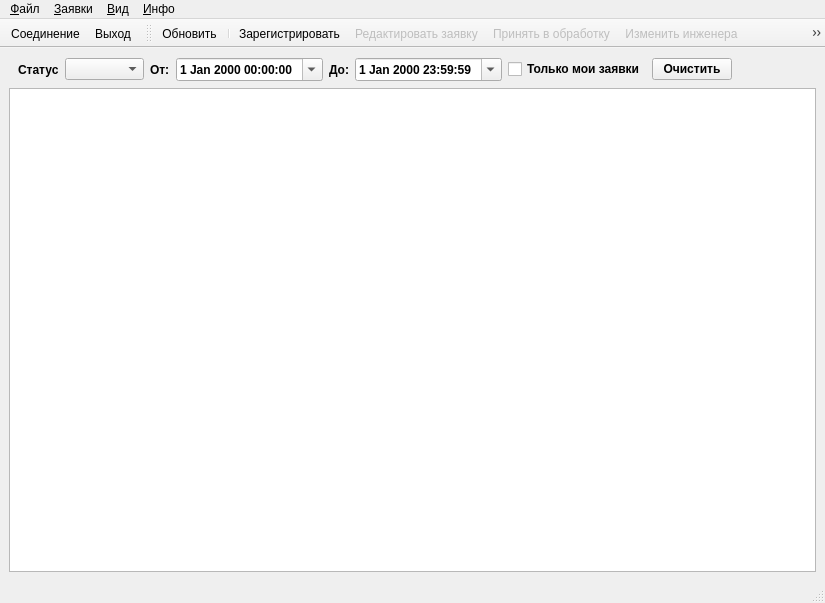
<?xml version="1.0" encoding="UTF-8"?>
<ui version="4.0">
 <class>MainWindow</class>
 <widget class="QMainWindow" name="MainWindow">
  <property name="geometry">
   <rect>
    <x>0</x>
    <y>0</y>
    <width>825</width>
    <height>603</height>
   </rect>
  </property>
  <property name="windowTitle">
   <string>Регистрация и выполнение заявок</string>
  </property>
  <property name="windowIcon">
   <iconset resource="../Res.qrc">
    <normaloff>:/icons/Icons/three-bars.ico</normaloff>:/icons/Icons/three-bars.ico</iconset>
  </property>
  <widget class="QWidget" name="centralwidget">
   <property name="autoFillBackground">
    <bool>false</bool>
   </property>
   <layout class="QVBoxLayout" name="verticalLayout">
    <item>
     <widget class="QWidget" name="filter_Widget" native="true">
      <property name="font">
       <font>
        <pointsize>9</pointsize>
        <weight>75</weight>
        <bold>true</bold>
       </font>
      </property>
      <layout class="QHBoxLayout" name="horizontalLayout">
       <property name="topMargin">
        <number>1</number>
       </property>
       <property name="bottomMargin">
        <number>1</number>
       </property>
       <item>
        <widget class="QLabel" name="lbl_fStatus">
         <property name="text">
          <string>Статус</string>
         </property>
         <property name="buddy">
          <cstring>cb_fStatus</cstring>
         </property>
        </widget>
       </item>
       <item>
        <widget class="QComboBox" name="cb_fStatus"/>
       </item>
       <item>
        <widget class="QLabel" name="lbl_fBeginDate">
         <property name="text">
          <string>От:</string>
         </property>
         <property name="buddy">
          <cstring>ded_fBeginDate</cstring>
         </property>
        </widget>
       </item>
       <item>
        <widget class="QDateTimeEdit" name="ded_fBeginDate">
         <property name="sizePolicy">
          <sizepolicy hsizetype="Preferred" vsizetype="Fixed">
           <horstretch>0</horstretch>
           <verstretch>0</verstretch>
          </sizepolicy>
         </property>
         <property name="calendarPopup">
          <bool>true</bool>
         </property>
        </widget>
       </item>
       <item>
        <widget class="QLabel" name="lbl_fEndDate">
         <property name="text">
          <string>До:</string>
         </property>
         <property name="buddy">
          <cstring>ded_fEndDate</cstring>
         </property>
        </widget>
       </item>
       <item>
        <widget class="QDateTimeEdit" name="ded_fEndDate">
         <property name="sizePolicy">
          <sizepolicy hsizetype="Preferred" vsizetype="Fixed">
           <horstretch>0</horstretch>
           <verstretch>0</verstretch>
          </sizepolicy>
         </property>
         <property name="time">
          <time>
           <hour>23</hour>
           <minute>59</minute>
           <second>59</second>
          </time>
         </property>
         <property name="calendarPopup">
          <bool>true</bool>
         </property>
        </widget>
       </item>
       <item>
        <widget class="QCheckBox" name="cb_OnlyResp">
         <property name="text">
          <string>Только мои заявки</string>
         </property>
        </widget>
       </item>
       <item>
        <widget class="QPushButton" name="pb_FilterClear">
         <property name="text">
          <string>Очистить</string>
         </property>
        </widget>
       </item>
       <item>
        <spacer name="spacer_Filter">
         <property name="orientation">
          <enum>Qt::Horizontal</enum>
         </property>
         <property name="sizeType">
          <enum>QSizePolicy::MinimumExpanding</enum>
         </property>
         <property name="sizeHint" stdset="0">
          <size>
           <width>40</width>
           <height>20</height>
          </size>
         </property>
        </spacer>
       </item>
      </layout>
     </widget>
    </item>
    <item>
     <widget class="QTableView" name="tbl_Requests">
      <property name="font">
       <font>
        <family>MS Shell Dlg 2</family>
        <pointsize>10</pointsize>
        <weight>50</weight>
        <bold>false</bold>
       </font>
      </property>
      <property name="contextMenuPolicy">
       <enum>Qt::NoContextMenu</enum>
      </property>
      <property name="editTriggers">
       <set>QAbstractItemView::NoEditTriggers</set>
      </property>
      <property name="alternatingRowColors">
       <bool>false</bool>
      </property>
      <property name="selectionMode">
       <enum>QAbstractItemView::SingleSelection</enum>
      </property>
      <property name="selectionBehavior">
       <enum>QAbstractItemView::SelectRows</enum>
      </property>
      <property name="sortingEnabled">
       <bool>true</bool>
      </property>
      <attribute name="horizontalHeaderVisible">
       <bool>false</bool>
      </attribute>
      <attribute name="horizontalHeaderCascadingSectionResizes">
       <bool>false</bool>
      </attribute>
      <attribute name="horizontalHeaderStretchLastSection">
       <bool>false</bool>
      </attribute>
      <attribute name="verticalHeaderVisible">
       <bool>false</bool>
      </attribute>
     </widget>
    </item>
   </layout>
  </widget>
  <widget class="QMenuBar" name="menubar">
   <property name="enabled">
    <bool>true</bool>
   </property>
   <property name="geometry">
    <rect>
     <x>0</x>
     <y>0</y>
     <width>825</width>
     <height>19</height>
    </rect>
   </property>
   <property name="font">
    <font>
     <family>MS Shell Dlg 2</family>
     <weight>50</weight>
     <bold>false</bold>
    </font>
   </property>
   <property name="defaultUp">
    <bool>false</bool>
   </property>
   <property name="nativeMenuBar">
    <bool>true</bool>
   </property>
   <widget class="QMenu" name="menu_File">
    <property name="font">
     <font>
      <family>MS Shell Dlg 2</family>
      <weight>50</weight>
      <bold>false</bold>
     </font>
    </property>
    <property name="title">
     <string>&amp;Файл</string>
    </property>
    <addaction name="act_DBConnection"/>
    <addaction name="separator"/>
    <addaction name="act_Exit"/>
   </widget>
   <widget class="QMenu" name="menuRequests">
    <property name="font">
     <font>
      <family>MS Shell Dlg 2</family>
      <weight>50</weight>
      <bold>false</bold>
     </font>
    </property>
    <property name="title">
     <string>&amp;Заявки</string>
    </property>
    <widget class="QMenu" name="menu_RegEdit">
     <property name="title">
      <string>Заявка</string>
     </property>
     <addaction name="act_Register"/>
     <addaction name="act_ReqEdit"/>
    </widget>
    <widget class="QMenu" name="menu_Eng">
     <property name="title">
      <string>Процесс</string>
     </property>
     <addaction name="act_AcceptRequest"/>
     <addaction name="act_ChangeEngineer"/>
     <addaction name="act_ChangeStatus"/>
    </widget>
    <widget class="QMenu" name="menu_Close">
     <property name="title">
      <string>Журнал</string>
     </property>
     <addaction name="act_History"/>
    </widget>
    <widget class="QMenu" name="menu_Data">
     <property name="title">
      <string>Данные</string>
     </property>
     <addaction name="act_SetCost"/>
    </widget>
    <addaction name="act_Refresh"/>
    <addaction name="separator"/>
    <addaction name="menu_RegEdit"/>
    <addaction name="separator"/>
    <addaction name="menu_Eng"/>
    <addaction name="separator"/>
    <addaction name="menu_Data"/>
    <addaction name="menu_Close"/>
    <addaction name="act_ReqClose"/>
   </widget>
   <widget class="QMenu" name="menu_View">
    <property name="font">
     <font>
      <family>MS Shell Dlg 2</family>
      <weight>50</weight>
      <bold>false</bold>
     </font>
    </property>
    <property name="title">
     <string>&amp;Вид</string>
    </property>
    <widget class="QMenu" name="menu_Columns">
     <property name="font">
      <font>
       <family>MS Shell Dlg 2</family>
       <weight>50</weight>
       <bold>false</bold>
      </font>
     </property>
     <property name="title">
      <string>Столбцы</string>
     </property>
     <addaction name="act_ColNumber"/>
     <addaction name="act_ColContext"/>
     <addaction name="act_ColComment"/>
     <addaction name="act_ColType"/>
     <addaction name="act_ColObject"/>
     <addaction name="act_ColAddress"/>
     <addaction name="act_ColPerson"/>
     <addaction name="act_ColTel"/>
     <addaction name="act_ColEmail"/>
     <addaction name="act_ColData"/>
     <addaction name="act_ColStatus"/>
     <addaction name="act_ColUser"/>
     <addaction name="act_ColEng"/>
     <addaction name="act_ColMCost"/>
     <addaction name="act_ColWCost"/>
     <addaction name="act_ColSum"/>
     <addaction name="separator"/>
     <addaction name="act_ColAll"/>
    </widget>
    <addaction name="menu_Columns"/>
   </widget>
   <widget class="QMenu" name="menu_6">
    <property name="font">
     <font>
      <family>MS Shell Dlg 2</family>
      <weight>50</weight>
      <bold>false</bold>
     </font>
    </property>
    <property name="tearOffEnabled">
     <bool>false</bool>
    </property>
    <property name="title">
     <string>&amp;Инфо</string>
    </property>
    <property name="separatorsCollapsible">
     <bool>false</bool>
    </property>
    <addaction name="act_About"/>
    <addaction name="separator"/>
    <addaction name="act_AboutQT"/>
   </widget>
   <addaction name="menu_File"/>
   <addaction name="menuRequests"/>
   <addaction name="menu_View"/>
   <addaction name="menu_6"/>
  </widget>
  <widget class="QStatusBar" name="statusbar"/>
  <widget class="QToolBar" name="toolBarMain">
   <property name="windowTitle">
    <string>Основная панель инструментов</string>
   </property>
   <property name="movable">
    <bool>false</bool>
   </property>
   <property name="allowedAreas">
    <set>Qt::TopToolBarArea</set>
   </property>
   <property name="toolButtonStyle">
    <enum>Qt::ToolButtonIconOnly</enum>
   </property>
   <property name="floatable">
    <bool>false</bool>
   </property>
   <attribute name="toolBarArea">
    <enum>TopToolBarArea</enum>
   </attribute>
   <attribute name="toolBarBreak">
    <bool>false</bool>
   </attribute>
   <addaction name="act_DBConnection"/>
   <addaction name="act_Exit"/>
  </widget>
  <widget class="QToolBar" name="toolBarOrder">
   <property name="windowTitle">
    <string>Панель работы с заявками</string>
   </property>
   <property name="layoutDirection">
    <enum>Qt::LeftToRight</enum>
   </property>
   <property name="autoFillBackground">
    <bool>false</bool>
   </property>
   <property name="allowedAreas">
    <set>Qt::TopToolBarArea</set>
   </property>
   <property name="toolButtonStyle">
    <enum>Qt::ToolButtonIconOnly</enum>
   </property>
   <property name="floatable">
    <bool>false</bool>
   </property>
   <attribute name="toolBarArea">
    <enum>TopToolBarArea</enum>
   </attribute>
   <attribute name="toolBarBreak">
    <bool>false</bool>
   </attribute>
   <addaction name="act_Refresh"/>
   <addaction name="separator"/>
   <addaction name="act_Register"/>
   <addaction name="act_ReqEdit"/>
   <addaction name="act_AcceptRequest"/>
   <addaction name="act_ChangeEngineer"/>
   <addaction name="act_ChangeStatus"/>
   <addaction name="act_SetCost"/>
   <addaction name="act_History"/>
   <addaction name="act_ReqClose"/>
   <addaction name="separator"/>
   <addaction name="act_Filter"/>
  </widget>
  <action name="act_DBConnection">
   <property name="icon">
    <iconset resource="../Res.qrc">
     <normaloff>:/icons/Icons/Data_settings.ico</normaloff>:/icons/Icons/Data_settings.ico</iconset>
   </property>
   <property name="text">
    <string>Сое&amp;динение</string>
   </property>
   <property name="toolTip">
    <string>Настройки подключения к БД</string>
   </property>
   <property name="font">
    <font>
     <pointsize>9</pointsize>
     <weight>50</weight>
     <bold>false</bold>
    </font>
   </property>
   <property name="shortcut">
    <string>Ctrl+D</string>
   </property>
   <property name="menuRole">
    <enum>QAction::PreferencesRole</enum>
   </property>
  </action>
  <action name="act_Exit">
   <property name="icon">
    <iconset resource="../Res.qrc">
     <normaloff>:/icons/Icons/powercircleand.ico</normaloff>:/icons/Icons/powercircleand.ico</iconset>
   </property>
   <property name="text">
    <string>В&amp;ыход</string>
   </property>
   <property name="font">
    <font>
     <pointsize>9</pointsize>
     <weight>50</weight>
     <bold>false</bold>
    </font>
   </property>
   <property name="shortcut">
    <string>Alt+X</string>
   </property>
   <property name="menuRole">
    <enum>QAction::QuitRole</enum>
   </property>
  </action>
  <action name="act_Refresh">
   <property name="icon">
    <iconset resource="../Res.qrc">
     <normaloff>:/icons/Icons/refresh.ico</normaloff>:/icons/Icons/refresh.ico</iconset>
   </property>
   <property name="text">
    <string>&amp;Обновить</string>
   </property>
   <property name="toolTip">
    <string>Обновить данные</string>
   </property>
   <property name="font">
    <font>
     <pointsize>9</pointsize>
    </font>
   </property>
   <property name="shortcut">
    <string>F5</string>
   </property>
  </action>
  <action name="act_Register">
   <property name="enabled">
    <bool>true</bool>
   </property>
   <property name="icon">
    <iconset resource="../Res.qrc">
     <normaloff>:/icons/Icons/new.ico</normaloff>:/icons/Icons/new.ico</iconset>
   </property>
   <property name="text">
    <string>Зарегистрировать</string>
   </property>
   <property name="font">
    <font>
     <pointsize>9</pointsize>
    </font>
   </property>
  </action>
  <action name="act_ReqEdit">
   <property name="enabled">
    <bool>false</bool>
   </property>
   <property name="icon">
    <iconset resource="../Res.qrc">
     <normaloff>:/icons/Icons/accept.ico</normaloff>:/icons/Icons/accept.ico</iconset>
   </property>
   <property name="text">
    <string>Редактировать заявку</string>
   </property>
   <property name="toolTip">
    <string>Редактировать заявку</string>
   </property>
   <property name="font">
    <font>
     <pointsize>9</pointsize>
    </font>
   </property>
  </action>
  <action name="act_AcceptRequest">
   <property name="enabled">
    <bool>false</bool>
   </property>
   <property name="icon">
    <iconset resource="../Res.qrc">
     <normaloff>:/icons/Icons/req_accept.ico</normaloff>:/icons/Icons/req_accept.ico</iconset>
   </property>
   <property name="text">
    <string>Принять в обработку</string>
   </property>
   <property name="toolTip">
    <string>Принять текущую заявку в обработку</string>
   </property>
   <property name="font">
    <font>
     <pointsize>9</pointsize>
    </font>
   </property>
  </action>
  <action name="act_ChangeEngineer">
   <property name="enabled">
    <bool>false</bool>
   </property>
   <property name="icon">
    <iconset resource="../Res.qrc">
     <normaloff>:/icons/Icons/req_change.ico</normaloff>:/icons/Icons/req_change.ico</iconset>
   </property>
   <property name="text">
    <string>Изменить инженера</string>
   </property>
   <property name="toolTip">
    <string>Изменить инженера, ответственного за завку</string>
   </property>
   <property name="font">
    <font>
     <pointsize>9</pointsize>
    </font>
   </property>
  </action>
  <action name="act_ChangeStatus">
   <property name="enabled">
    <bool>false</bool>
   </property>
   <property name="icon">
    <iconset resource="../Res.qrc">
     <normaloff>:/icons/Icons/req_status.ico</normaloff>:/icons/Icons/req_status.ico</iconset>
   </property>
   <property name="text">
    <string>Изменить статус</string>
   </property>
   <property name="toolTip">
    <string>Изменить статус текущей заявки</string>
   </property>
   <property name="font">
    <font>
     <pointsize>9</pointsize>
    </font>
   </property>
  </action>
  <action name="act_ReqClose">
   <property name="enabled">
    <bool>false</bool>
   </property>
   <property name="icon">
    <iconset resource="../Res.qrc">
     <normaloff>:/icons/Icons/Error.ico</normaloff>:/icons/Icons/Error.ico</iconset>
   </property>
   <property name="text">
    <string>Закрыть заявку</string>
   </property>
   <property name="toolTip">
    <string>Закрыть текущую заявку</string>
   </property>
   <property name="font">
    <font>
     <pointsize>9</pointsize>
    </font>
   </property>
  </action>
  <action name="act_SetCost">
   <property name="enabled">
    <bool>false</bool>
   </property>
   <property name="icon">
    <iconset resource="../Res.qrc">
     <normaloff>:/icons/Icons/req_cost.ico</normaloff>:/icons/Icons/req_cost.ico</iconset>
   </property>
   <property name="text">
    <string>Стоимость</string>
   </property>
   <property name="toolTip">
    <string>Стоимость работ и материалов</string>
   </property>
   <property name="font">
    <font>
     <pointsize>9</pointsize>
    </font>
   </property>
  </action>
  <action name="act_History">
   <property name="enabled">
    <bool>false</bool>
   </property>
   <property name="icon">
    <iconset resource="../Res.qrc">
     <normaloff>:/icons/Icons/req_history.ico</normaloff>:/icons/Icons/req_history.ico</iconset>
   </property>
   <property name="text">
    <string>История изменений</string>
   </property>
   <property name="toolTip">
    <string>История изменений статуса завяки</string>
   </property>
   <property name="font">
    <font>
     <pointsize>9</pointsize>
    </font>
   </property>
  </action>
  <action name="act_About">
   <property name="icon">
    <iconset resource="../Res.qrc">
     <normaloff>:/icons/Icons/About.ico</normaloff>:/icons/Icons/About.ico</iconset>
   </property>
   <property name="text">
    <string>О программе</string>
   </property>
   <property name="toolTip">
    <string>Информация о программе</string>
   </property>
   <property name="font">
    <font>
     <pointsize>9</pointsize>
    </font>
   </property>
   <property name="menuRole">
    <enum>QAction::AboutRole</enum>
   </property>
  </action>
  <action name="act_AboutQT">
   <property name="icon">
    <iconset resource="../Res.qrc">
     <normaloff>:/icons/Icons/About_QT.ico</normaloff>:/icons/Icons/About_QT.ico</iconset>
   </property>
   <property name="text">
    <string>Информация о QT</string>
   </property>
   <property name="toolTip">
    <string>Информация о об версии библиотеки QT</string>
   </property>
   <property name="font">
    <font>
     <pointsize>9</pointsize>
    </font>
   </property>
   <property name="menuRole">
    <enum>QAction::AboutQtRole</enum>
   </property>
  </action>
  <action name="act_ColNumber">
   <property name="checkable">
    <bool>true</bool>
   </property>
   <property name="text">
    <string>№ п/п</string>
   </property>
   <property name="toolTip">
    <string>Столбец &quot;№ п/п&quot;</string>
   </property>
   <property name="font">
    <font>
     <pointsize>9</pointsize>
    </font>
   </property>
  </action>
  <action name="act_ColContext">
   <property name="checkable">
    <bool>true</bool>
   </property>
   <property name="text">
    <string>Описание</string>
   </property>
   <property name="toolTip">
    <string>Описание заявки</string>
   </property>
   <property name="font">
    <font>
     <pointsize>9</pointsize>
    </font>
   </property>
  </action>
  <action name="act_ColComment">
   <property name="checkable">
    <bool>true</bool>
   </property>
   <property name="text">
    <string>Комментарий</string>
   </property>
   <property name="toolTip">
    <string>Комментарий к последнему изменению</string>
   </property>
   <property name="font">
    <font>
     <pointsize>9</pointsize>
    </font>
   </property>
  </action>
  <action name="act_ColType">
   <property name="checkable">
    <bool>true</bool>
   </property>
   <property name="text">
    <string>Тип</string>
   </property>
   <property name="toolTip">
    <string>Тип системы</string>
   </property>
   <property name="font">
    <font>
     <pointsize>9</pointsize>
    </font>
   </property>
  </action>
  <action name="act_ColObject">
   <property name="checkable">
    <bool>true</bool>
   </property>
   <property name="text">
    <string>Объект</string>
   </property>
   <property name="toolTip">
    <string>Объект заявки</string>
   </property>
   <property name="font">
    <font>
     <pointsize>9</pointsize>
    </font>
   </property>
  </action>
  <action name="act_ColAddress">
   <property name="checkable">
    <bool>true</bool>
   </property>
   <property name="text">
    <string>Адрес</string>
   </property>
   <property name="toolTip">
    <string>Адрес объекта</string>
   </property>
   <property name="font">
    <font>
     <pointsize>9</pointsize>
    </font>
   </property>
  </action>
  <action name="act_ColPerson">
   <property name="checkable">
    <bool>true</bool>
   </property>
   <property name="text">
    <string>Заказчик</string>
   </property>
   <property name="toolTip">
    <string>Заказчик</string>
   </property>
   <property name="font">
    <font>
     <pointsize>9</pointsize>
    </font>
   </property>
  </action>
  <action name="act_ColTel">
   <property name="checkable">
    <bool>true</bool>
   </property>
   <property name="text">
    <string>Телефон</string>
   </property>
   <property name="toolTip">
    <string>Телефон заказчика</string>
   </property>
   <property name="font">
    <font>
     <pointsize>9</pointsize>
    </font>
   </property>
  </action>
  <action name="act_ColEmail">
   <property name="checkable">
    <bool>true</bool>
   </property>
   <property name="text">
    <string>Почта</string>
   </property>
   <property name="toolTip">
    <string>Электронная почта заказчика</string>
   </property>
   <property name="font">
    <font>
     <pointsize>9</pointsize>
    </font>
   </property>
  </action>
  <action name="act_ColStatus">
   <property name="checkable">
    <bool>true</bool>
   </property>
   <property name="text">
    <string>Статус</string>
   </property>
   <property name="toolTip">
    <string>Текущий статус заявки</string>
   </property>
   <property name="font">
    <font>
     <pointsize>9</pointsize>
    </font>
   </property>
  </action>
  <action name="act_ColUser">
   <property name="checkable">
    <bool>true</bool>
   </property>
   <property name="text">
    <string>Кем внесены</string>
   </property>
   <property name="toolTip">
    <string>Кем внесены последние изменения статуса</string>
   </property>
   <property name="font">
    <font>
     <pointsize>9</pointsize>
    </font>
   </property>
  </action>
  <action name="act_ColEng">
   <property name="checkable">
    <bool>true</bool>
   </property>
   <property name="text">
    <string>Ответственный</string>
   </property>
   <property name="toolTip">
    <string>Ответственный за заявку инженер</string>
   </property>
   <property name="font">
    <font>
     <pointsize>9</pointsize>
    </font>
   </property>
  </action>
  <action name="act_ColMCost">
   <property name="checkable">
    <bool>true</bool>
   </property>
   <property name="text">
    <string>Материалы, руб.</string>
   </property>
   <property name="toolTip">
    <string>Стоимость материалов, руб.</string>
   </property>
   <property name="font">
    <font>
     <pointsize>9</pointsize>
    </font>
   </property>
  </action>
  <action name="act_ColWCost">
   <property name="checkable">
    <bool>true</bool>
   </property>
   <property name="text">
    <string>Работа, руб.</string>
   </property>
   <property name="toolTip">
    <string>Стоимость работ, руб.</string>
   </property>
   <property name="font">
    <font>
     <pointsize>9</pointsize>
    </font>
   </property>
  </action>
  <action name="act_ColSum">
   <property name="checkable">
    <bool>true</bool>
   </property>
   <property name="text">
    <string>Всего, руб.</string>
   </property>
   <property name="toolTip">
    <string>Общая стоимость, руб.</string>
   </property>
   <property name="font">
    <font>
     <pointsize>9</pointsize>
    </font>
   </property>
  </action>
  <action name="act_ColAll">
   <property name="icon">
    <iconset resource="../Res.qrc">
     <normaloff>:/icons/Icons/table_all.ico</normaloff>:/icons/Icons/table_all.ico</iconset>
   </property>
   <property name="text">
    <string>Все доступные</string>
   </property>
   <property name="toolTip">
    <string>Отобразить все доступные столбцы</string>
   </property>
   <property name="font">
    <font>
     <pointsize>9</pointsize>
    </font>
   </property>
  </action>
  <action name="act_ColData">
   <property name="checkable">
    <bool>true</bool>
   </property>
   <property name="text">
    <string>Дата</string>
   </property>
   <property name="toolTip">
    <string>Дата последнего изменения</string>
   </property>
  </action>
  <action name="act_Filter">
   <property name="checkable">
    <bool>true</bool>
   </property>
   <property name="icon">
    <iconset resource="../Res.qrc">
     <normaloff>:/icons/Icons/req_filter.ico</normaloff>:/icons/Icons/req_filter.ico</iconset>
   </property>
   <property name="text">
    <string>Фильтр</string>
   </property>
   <property name="toolTip">
    <string>Панель фильтров</string>
   </property>
  </action>
 </widget>
 <tabstops>
  <tabstop>cb_fStatus</tabstop>
  <tabstop>ded_fBeginDate</tabstop>
  <tabstop>ded_fEndDate</tabstop>
  <tabstop>cb_OnlyResp</tabstop>
  <tabstop>pb_FilterClear</tabstop>
  <tabstop>tbl_Requests</tabstop>
 </tabstops>
 <resources>
  <include location="../Res.qrc"/>
 </resources>
 <connections/>
</ui>
